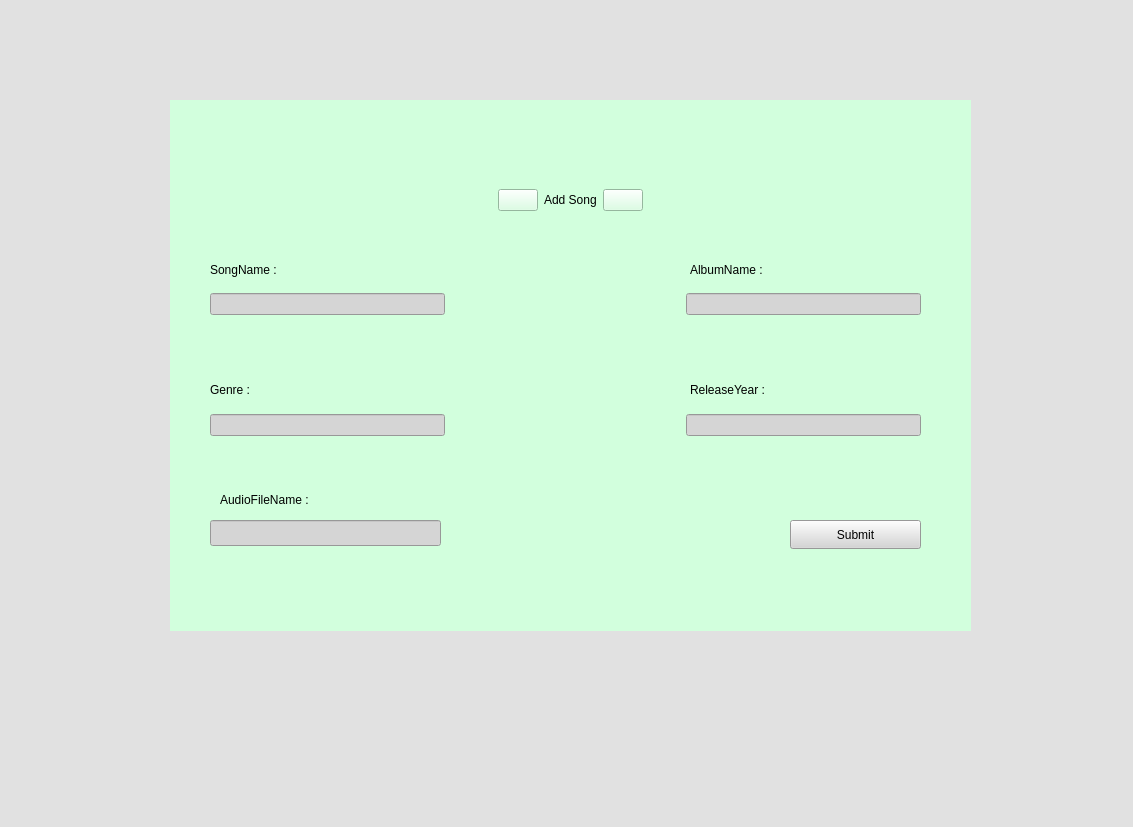
<?xml version="1.0" encoding="UTF-8"?>
<ui version="4.0">
 <class>AddSongWindow</class>
 <widget class="QWidget" name="AddSongWindow">
  <property name="geometry">
   <rect>
    <x>0</x>
    <y>0</y>
    <width>1133</width>
    <height>827</height>
   </rect>
  </property>
  <property name="windowTitle">
   <string>Form</string>
  </property>
  <property name="styleSheet">
   <string notr="true">background-color: rgb(225, 225, 225);</string>
  </property>
  <widget class="QWidget" name="widget" native="true">
   <property name="geometry">
    <rect>
     <x>170</x>
     <y>100</y>
     <width>801</width>
     <height>531</height>
    </rect>
   </property>
   <property name="styleSheet">
    <string notr="true">background-color: rgb(210, 255, 221);</string>
   </property>
   <widget class="QLabel" name="label_2">
    <property name="geometry">
     <rect>
      <x>40</x>
      <y>160</y>
      <width>91</width>
      <height>20</height>
     </rect>
    </property>
    <property name="styleSheet">
     <string notr="true">font: 700 italic 9pt &quot;Segoe UI&quot;;</string>
    </property>
    <property name="text">
     <string>SongName :</string>
    </property>
   </widget>
   <widget class="QLabel" name="label_3">
    <property name="geometry">
     <rect>
      <x>520</x>
      <y>160</y>
      <width>101</width>
      <height>20</height>
     </rect>
    </property>
    <property name="styleSheet">
     <string notr="true">font: 700 italic 9pt &quot;Segoe UI&quot;;</string>
    </property>
    <property name="text">
     <string>AlbumName :</string>
    </property>
   </widget>
   <widget class="QLabel" name="label_4">
    <property name="geometry">
     <rect>
      <x>40</x>
      <y>280</y>
      <width>63</width>
      <height>20</height>
     </rect>
    </property>
    <property name="styleSheet">
     <string notr="true">font: 700 italic 9pt &quot;Segoe UI&quot;;</string>
    </property>
    <property name="text">
     <string>Genre :</string>
    </property>
   </widget>
   <widget class="QWidget" name="horizontalLayoutWidget">
    <property name="geometry">
     <rect>
      <x>40</x>
      <y>310</y>
      <width>711</width>
      <height>31</height>
     </rect>
    </property>
    <layout class="QHBoxLayout" name="horizontalLayout">
     <item>
      <widget class="QLineEdit" name="lineGenre">
       <property name="styleSheet">
        <string notr="true">background-color: rgb(213, 213, 213);</string>
       </property>
      </widget>
     </item>
     <item>
      <spacer name="horizontalSpacer">
       <property name="orientation">
        <enum>Qt::Orientation::Horizontal</enum>
       </property>
       <property name="sizeHint" stdset="0">
        <size>
         <width>40</width>
         <height>20</height>
        </size>
       </property>
      </spacer>
     </item>
     <item>
      <widget class="QLineEdit" name="lineReleaseYear">
       <property name="styleSheet">
        <string notr="true">background-color: rgb(213, 213, 213);
</string>
       </property>
      </widget>
     </item>
    </layout>
   </widget>
   <widget class="QLabel" name="label_5">
    <property name="geometry">
     <rect>
      <x>520</x>
      <y>280</y>
      <width>101</width>
      <height>20</height>
     </rect>
    </property>
    <property name="styleSheet">
     <string notr="true">font: 700 italic 9pt &quot;Segoe UI&quot;;</string>
    </property>
    <property name="text">
     <string>ReleaseYear :</string>
    </property>
   </widget>
   <widget class="QWidget" name="horizontalLayoutWidget_2">
    <property name="geometry">
     <rect>
      <x>40</x>
      <y>189</y>
      <width>711</width>
      <height>31</height>
     </rect>
    </property>
    <layout class="QHBoxLayout" name="horizontalLayout_2">
     <item>
      <widget class="QLineEdit" name="lineName">
       <property name="styleSheet">
        <string notr="true">background-color: rgb(213, 213, 213);</string>
       </property>
      </widget>
     </item>
     <item>
      <spacer name="horizontalSpacer_2">
       <property name="orientation">
        <enum>Qt::Orientation::Horizontal</enum>
       </property>
       <property name="sizeHint" stdset="0">
        <size>
         <width>40</width>
         <height>20</height>
        </size>
       </property>
      </spacer>
     </item>
     <item>
      <widget class="QLineEdit" name="lineAlbum">
       <property name="styleSheet">
        <string notr="true">background-color: rgb(213, 213, 213);</string>
       </property>
      </widget>
     </item>
    </layout>
   </widget>
   <widget class="QLabel" name="label_6">
    <property name="geometry">
     <rect>
      <x>50</x>
      <y>390</y>
      <width>121</width>
      <height>20</height>
     </rect>
    </property>
    <property name="styleSheet">
     <string notr="true">font: 700 italic 9pt &quot;Segoe UI&quot;;</string>
    </property>
    <property name="text">
     <string>AudioFileName :</string>
    </property>
   </widget>
   <widget class="QWidget" name="horizontalLayoutWidget_3">
    <property name="geometry">
     <rect>
      <x>10</x>
      <y>60</y>
      <width>781</width>
      <height>80</height>
     </rect>
    </property>
    <layout class="QHBoxLayout" name="horizontalLayout_3">
     <item>
      <spacer name="horizontalSpacer_4">
       <property name="orientation">
        <enum>Qt::Orientation::Horizontal</enum>
       </property>
       <property name="sizeHint" stdset="0">
        <size>
         <width>40</width>
         <height>20</height>
        </size>
       </property>
      </spacer>
     </item>
     <item>
      <widget class="QPushButton" name="pushButton">
       <property name="styleSheet">
        <string notr="true">background-color: rgb(210, 255, 221);</string>
       </property>
       <property name="text">
        <string/>
       </property>
       <property name="icon">
        <iconset>
         <normaloff>F:/screan shots/Screenshot 2026-07-11 215447.png</normaloff>F:/screan shots/Screenshot 2026-07-11 215447.png</iconset>
       </property>
       <property name="iconSize">
        <size>
         <width>40</width>
         <height>40</height>
        </size>
       </property>
      </widget>
     </item>
     <item>
      <widget class="QLabel" name="label">
       <property name="styleSheet">
        <string notr="true">font: 700 italic 18pt &quot;Segoe UI&quot;;</string>
       </property>
       <property name="text">
        <string>Add Song</string>
       </property>
      </widget>
     </item>
     <item>
      <widget class="QPushButton" name="pushButton_2">
       <property name="styleSheet">
        <string notr="true">background-color: rgb(210, 255, 221);</string>
       </property>
       <property name="text">
        <string/>
       </property>
       <property name="icon">
        <iconset>
         <normaloff>F:/screan shots/Screenshot 2026-07-11 215447.png</normaloff>F:/screan shots/Screenshot 2026-07-11 215447.png</iconset>
       </property>
       <property name="iconSize">
        <size>
         <width>40</width>
         <height>40</height>
        </size>
       </property>
      </widget>
     </item>
     <item>
      <spacer name="horizontalSpacer_3">
       <property name="orientation">
        <enum>Qt::Orientation::Horizontal</enum>
       </property>
       <property name="sizeHint" stdset="0">
        <size>
         <width>40</width>
         <height>20</height>
        </size>
       </property>
      </spacer>
     </item>
    </layout>
   </widget>
   <widget class="QLineEdit" name="lineAudio">
    <property name="geometry">
     <rect>
      <x>40</x>
      <y>420</y>
      <width>231</width>
      <height>26</height>
     </rect>
    </property>
    <property name="styleSheet">
     <string notr="true">background-color: rgb(213, 213, 213);</string>
    </property>
   </widget>
   <widget class="QPushButton" name="pushButton_3">
    <property name="geometry">
     <rect>
      <x>620</x>
      <y>420</y>
      <width>131</width>
      <height>29</height>
     </rect>
    </property>
    <property name="styleSheet">
     <string notr="true">font: 700 italic 9pt &quot;Segoe UI&quot;;
background-color: rgb(213, 213, 213);</string>
    </property>
    <property name="text">
     <string>Submit</string>
    </property>
   </widget>
  </widget>
 </widget>
 <resources/>
 <connections/>
</ui>
